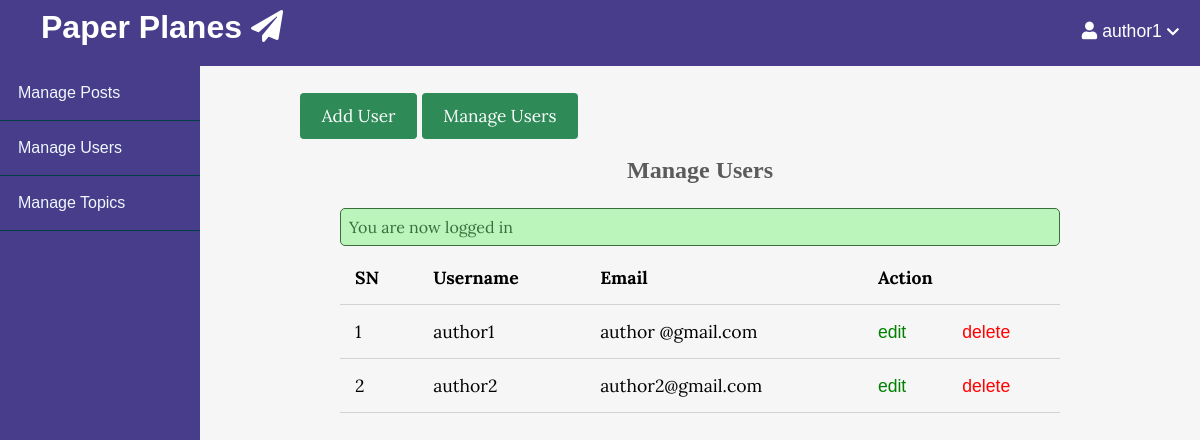
/admin/users/index.php (signed in), run on the app's committed database.
### tables this page shows
CREATE TABLE `users` (
  `id` int(11) NOT NULL,
  `admin` tinyint(4) NOT NULL,
  `username` varchar(255) NOT NULL,
  `email` varchar(255) NOT NULL,
  `password` varchar(255) NOT NULL,
  `created_at` timestamp NOT NULL DEFAULT CURRENT_TIMESTAMP
);

### app/controllers/users.php (called while the page is built, shortened)
<?php
include(ROOT_PATH . "/app/database/db.php");
$table = 'users';
$admin_users = selectAll($table);

### app/database/db.php (called while the page is built, shortened)
<?php
require('connect.php');
function selectAll($table, $conditions = [])
{
    global $conn;
    $sql = "SELECT * FROM $table";
    if (empty($conditions)) {
        $stmt = $conn->prepare($sql);
        $stmt->execute();
        $records = $stmt->get_result()->fetch_all(MYSQLI_ASSOC);
        return $records;
    }
}

### admin/users/index.php (the view, shortened to what this page needs)
<?php include(ROOT_PATH . "/app/controllers/users.php");
?>
<!DOCTYPE html>
<html lang="en">
    <head>
        <link rel="stylesheet"
            href="https://use.fontawesome.com/releases/v5.7.2/css/all.css"
>
        <link rel="stylesheet" href="../../assets/css/style.css">
        <link rel="stylesheet" href="../../assets/css/admin.css">
    </head>
    <body>
    <?php include(ROOT_PATH . "/app/includes/adminHeader.php"); ?>
        <div class="admin-wrapper">
        <?php include(ROOT_PATH . "/app/includes/adminSidebar.php"); ?>
            <div class="admin-content">
                <div class="button-group">
                    <a href="create.php" class="btn btn-big">Add User</a>
                    <a href="index.php" class="btn btn-big">Manage Users</a>
                </div>
                <div class="content">
                    <h2 class="page-title">Manage Users</h2>
                    <?php include(ROOT_PATH . "/app/includes/messages.php"); ?>
                    <table>
                        <thead>
                            <th>SN</th>
                            <th>Username</th>
                            <th>Email</th>
                            <th colspan="2">Action</th>
                        </thead>
                        <tbody>
                            <?php foreach ($admin_users as $key => $user): ?>
                                <tr>
                                    <td><?php echo $key + 1; ?></td>
                                    <td><?php echo $user['username']; ?></td>
                                    <td><?php echo $user['email']; ?></td>
                                    <td><a href="edit.php?id=<?php echo $user['id']; ?>" class="edit">edit</a></td>
                                    <td><a href="index.php?delete_id=<?php echo $user['id']; ?>" class="delete">delete</a></td>
                                </tr>
                            <?php endforeach; ?>
                        </tbody>
                    </table>
                </div>
            </div>
        </div>
    </body>
</html>

### assets/css/style.css (style rules this page uses)
* { box-sizing: border-box }
html, body { height: 100%; padding: 0px; margin: 0px; background: #f6f6f6; font-family: 'Lora', serif; }
h1, h2, h3, h4, h5, h6 { font-family: 'calibri', serif; color: #5c5b5b; margin: 5px; }
a { font-family: "arial"; text-decoration: none; color: inherit; }
.btn { padding: .5rem 1rem; background: #2E8B57; color: white; border: 1px solid transparent; border-radius: .25rem; font-size: 1.08em; font-family: 'Lora', serif; }
.btn-big { padding: .7rem 1.3rem; line-height: 1.3rem; }
.content { width: 90%; margin: 30px auto 30px; }

### assets/css/admin.css (style rules this page uses)
.admin-wrapper { display: flex; height: calc(100% - 66px); }
.admin-wrapper .admin-content { flex: 8; height: 100%; padding: 40px 100px 100px; overflow-y: scroll; }
.admin-content .page-title { text-align: center; margin-bottom: 1.5rem; }
table { width: 100%; border-collapse: collapse; font-size: 1.1rem; }
th, td { padding: 15px; text-align: left; border-bottom: 1px solid #d3d3d3; }
.edit { color: green; }
.delete { color: red; }

### data on the page
users: username "author1", email "author @gmail.com"
users: username "author2", email "author2@gmail.com"

### other printed values
$_SESSION['username'] "author1"
$_SESSION['message'] "You are now logged in"
